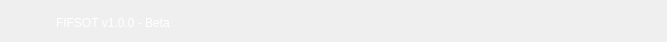
     <widget class="QWidget" name="widget_frame" native="true">
      <property name="minimumSize">
       <size>
        <width>0</width>
        <height>42</height>
       </size>
      </property>
      <property name="maximumSize">
       <size>
        <width>16777215</width>
        <height>42</height>
       </size>
      </property>
      <property name="styleSheet">
       <string notr="true">QWidget[objectName=&quot;widget_frame&quot;]{
	background-color:#3B3B3B;
	background-color:#101524;
}

QPushButton{
	background-color:none;
	border-radius:0px;
}

QLabel{
	background-color:none;
	color:#FFFFFF;
}

#lbl_titlebar_text{
	font:12px;
}</string>
      </property>
      <layout class="QHBoxLayout" name="horizontalLayout">
       <item>
        <widget class="QLabel" name="lbl_titlebar_icon">
         <property name="minimumSize">
          <size>
           <width>24</width>
           <height>24</height>
          </size>
         </property>
         <property name="maximumSize">
          <size>
           <width>24</width>
           <height>24</height>
          </size>
         </property>
         <property name="text">
          <string/>
         </property>
         <property name="pixmap">
          <pixmap resource="../deneme.qrc">:/yeniÖnek/fifsot_icons/F_Icon_1.png</pixmap>
         </property>
         <property name="scaledContents">
          <bool>true</bool>
         </property>
        </widget>
       </item>
       <item>
        <spacer name="horizontalSpacer_5">
         <property name="orientation">
          <enum>Qt::Horizontal</enum>
         </property>
         <property name="sizeType">
          <enum>QSizePolicy::Fixed</enum>
         </property>
         <property name="sizeHint" stdset="0">
          <size>
           <width>15</width>
           <height>20</height>
          </size>
         </property>
        </spacer>
       </item>
       <item>
        <widget class="QLabel" name="lbl_titlebar_text">
         <property name="minimumSize">
          <size>
           <width>110</width>
           <height>24</height>
          </size>
         </property>
         <property name="maximumSize">
          <size>
           <width>16777215</width>
           <height>24</height>
          </size>
         </property>
         <property name="text">
          <string>FIFSOT v1.0.0 - Beta</string>
         </property>
        </widget>
       </item>
       <item>
        <spacer name="horizontalSpacer">
         <property name="orientation">
          <enum>Qt::Horizontal</enum>
         </property>
         <property name="sizeHint" stdset="0">
          <size>
           <width>330</width>
           <height>20</height>
          </size>
         </property>
        </spacer>
       </item>
       <item>
        <widget class="QWidget" name="widget" native="true">
         <property name="minimumSize">
          <size>
           <width>150</width>
           <height>25</height>
          </size>
         </property>
         <property name="maximumSize">
          <size>
           <width>150</width>
           <height>25</height>
          </size>
         </property>
         <layout class="QHBoxLayout" name="horizontalLayout_11">
          <property name="spacing">
           <number>20</number>
          </property>
          <property name="leftMargin">
           <number>0</number>
          </property>
          <property name="topMargin">
           <number>0</number>
          </property>
          <property name="rightMargin">
           <number>0</number>
          </property>
          <property name="bottomMargin">
           <number>0</number>
          </property>
          <item>
           <widget class="QPushButton" name="btn_menu_window">
            <property name="minimumSize">
             <size>
              <width>16</width>
              <height>16</height>
             </size>
            </property>
            <property name="maximumSize">
             <size>
              <width>16</width>
              <height>16</height>
             </size>
            </property>
            <property name="text">
             <string/>
            </property>
            <property name="iconSize">
             <size>
              <width>12</width>
              <height>12</height>
             </size>
            </property>
           </widget>
          </item>
          <item>
           <widget class="QPushButton" name="btn_minimize_window">
            <property name="minimumSize">
             <size>
              <width>24</width>
              <height>24</height>
             </size>
            </property>
            <property name="maximumSize">
             <size>
              <width>24</width>
              <height>24</height>
             </size>
            </property>
            <property name="text">
             <string/>
            </property>
            <property name="iconSize">
             <size>
              <width>12</width>
              <height>12</height>
             </size>
            </property>
           </widget>
          </item>
          <item>
           <widget class="QPushButton" name="btn_expand_window">
            <property name="minimumSize">
             <size>
              <width>22</width>
              <height>22</height>
             </size>
            </property>
            <property name="maximumSize">
             <size>
              <width>22</width>
              <height>22</height>
             </size>
            </property>
            <property name="text">
             <string/>
            </property>
            <property name="iconSize">
             <size>
              <width>20</width>
              <height>20</height>
             </size>
            </property>
           </widget>
          </item>
          <item>
           <widget class="QPushButton" name="btn_close_window">
            <property name="minimumSize">
             <size>
              <width>24</width>
              <height>24</height>
             </size>
            </property>
            <property name="maximumSize">
             <size>
              <width>24</width>
              <height>24</height>
             </size>
            </property>
            <property name="text">
             <string/>
            </property>
            <property name="iconSize">
             <size>
              <width>16</width>
              <height>16</height>
             </size>
            </property>
           </widget>
          </item>
         </layout>
        </widget>
       </item>
      </layout>
     </widget>
